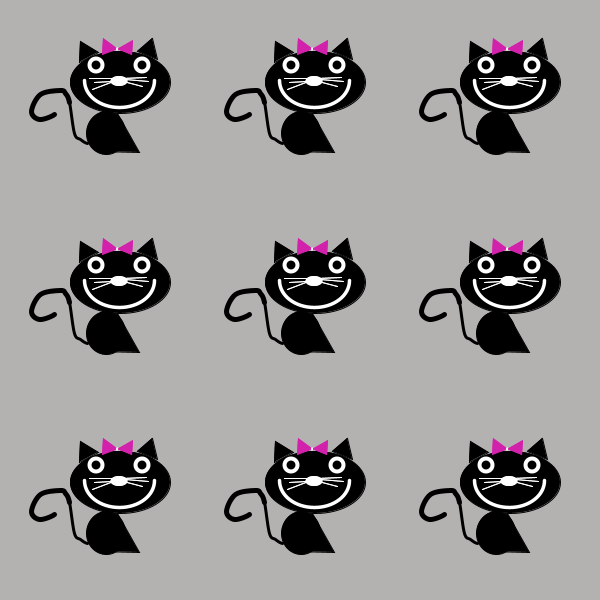
Frame 1 (no input)
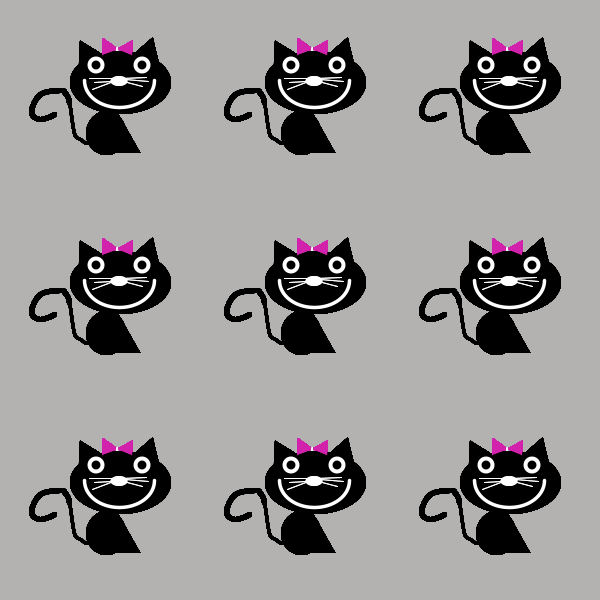
Frame 60 (the mouse pressed at the canvas centre just before this capture)
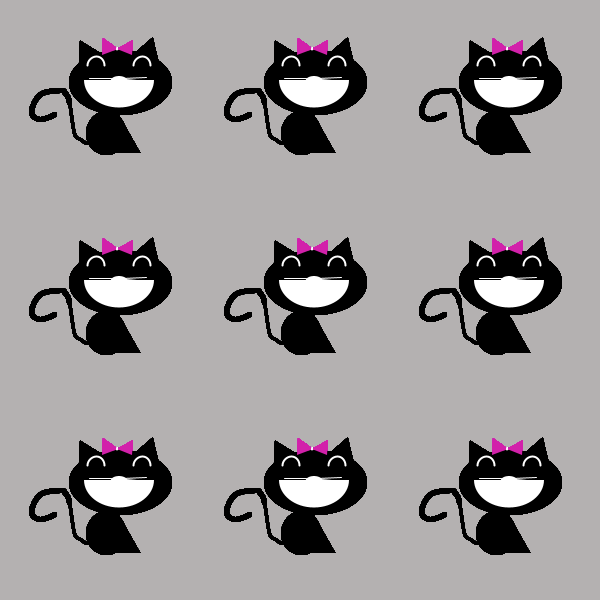
Frame 120 (the mouse held since frame 60 and released just before this capture)

The Processing sketch that drew these frames (run headless with seeded random() and noise(); from frame 60 on, the mouse is pressed at the canvas centre):

// Processing sketch: processing_60938
// ── processing_60938.pde


void setup (){
size(600,600);
background(180,177,177);
smooth();
}

void draw (){
for (int i = 20; i< width ; i +=195){
for (int j = 20; j< width ; j +=200){
katze(i, j);
}    
}
}

void katze(int x, int y) {
pushMatrix();
translate(x, y);

//Kopf
stroke(0,0,0);
fill(0,0,0);
ellipse(100,62,100,62);

//Ohren
triangle(60,21,78,32,59,42);
triangle(132,18,137,39,117,31);

//Augen
noStroke();
fill(255,255,255);
ellipse(76,45,17,17);
ellipse(122,45,17,17);

//Augen Inneres
noStroke();
fill(0,0,0);
ellipse(76,45,9,9);
ellipse(122,45,9,9);

//Mund
noFill();
stroke(255,255,255);
strokeWeight(3.5);
arc(99,60,70,55,radians(0),radians(180));

//Nase
fill(255,255,255);
noStroke();
ellipse(99,61,17,10);

//Nasenhaare
stroke(255);
strokeWeight(1);
line(69,58,91,58);
line(91,61,74,62);
line(93,61,72,69);
line(102,58,126,57);
line(105,59,128,61);
line(103,61,122,66);

//Schleife
noStroke();
fill(210,33,170);
triangle(83,18,98,29,82,35);
triangle(97,29,113,20,112,35);
fill(255,255,255);
ellipse(97,29,2,3);

//Körper
stroke(0,0,0);
fill(0,0,0);
triangle(97,93,119,132,77,131);
ellipse(86,113,39,43);

//Schwanz
noFill();
strokeWeight(3);
beginShape ();
curveVertex (32, 88);
curveVertex (34, 94);
curveVertex (19, 99);
curveVertex (11, 91);
curveVertex (20, 74);
curveVertex (40, 70);
curveVertex (45, 73);
curveVertex (49, 82);
curveVertex (54, 113);
curveVertex (60, 119);
curveVertex (67, 123);
curveVertex (77, 123);
endShape ();

strokeWeight(5);
beginShape ();
curveVertex (32, 88);
curveVertex (34, 94);
curveVertex (19, 99);
curveVertex (11, 91);
curveVertex (20, 74);
curveVertex (40, 70);
curveVertex (45, 73);
curveVertex (49, 82);
curveVertex (54, 113);
endShape ();

strokeWeight(3);
beginShape ();
curveVertex (32, 88);
endShape();

if (mousePressed == true) {

//Kopf
stroke(0,0,0);
fill(0,0,0);
ellipse(100,62,100,62);

//Augen
noFill();
stroke(255,255,255);
strokeWeight(2);
arc(76,45,17,17,PI,TWO_PI);
arc(122,45,17,17,PI,TWO_PI);

//Mund
fill(255,255,255);
noStroke();
arc(99,60,70,55,radians(0),radians(180));
}

//Nase
fill(255,255,255);
noStroke();
ellipse(99,61,17,10);

//Nasenhaare
stroke(255);
strokeWeight(1);
line(69,58,91,58);
line(91,61,74,62);
line(93,61,72,69);
line(102,58,126,57);
line(105,59,128,61);
line(103,61,122,66);

//Schleife
noStroke();
fill(210,33,170);
triangle(83,18,98,29,82,35);
triangle(97,29,113,20,112,35);
fill(255,255,255);
ellipse(97,29,2,3);
popMatrix();
}
